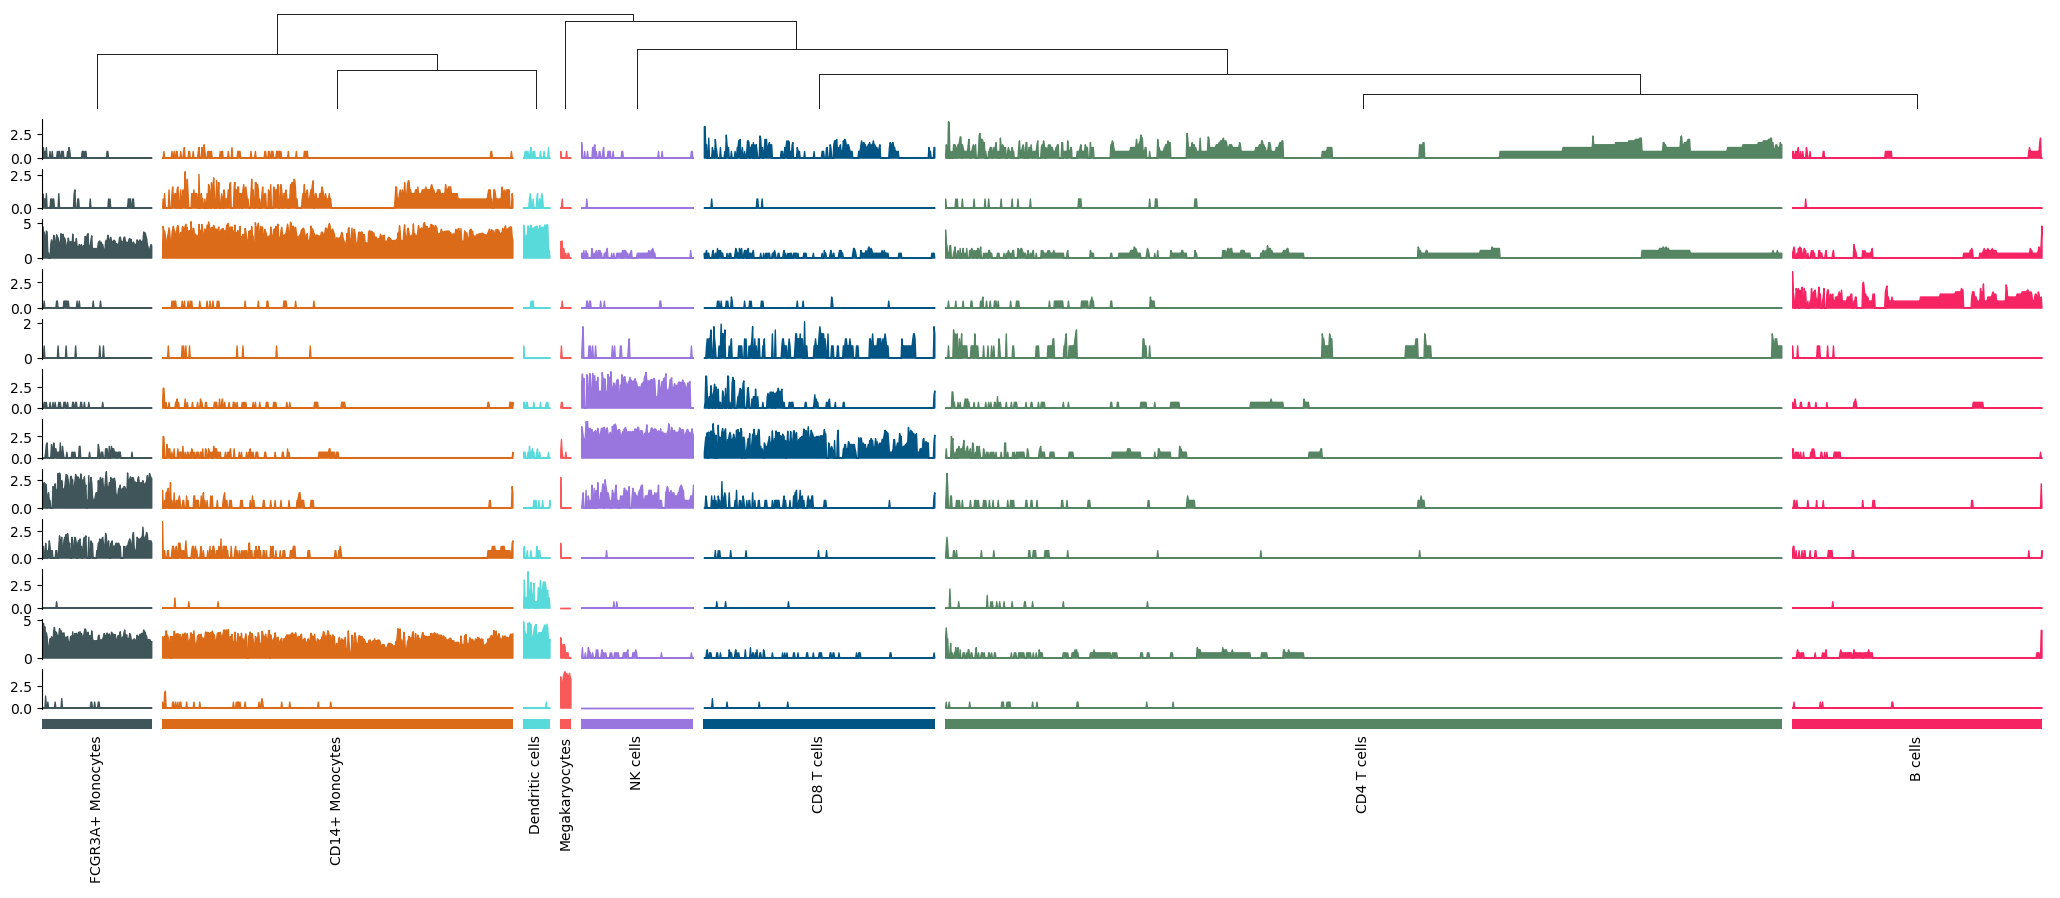

Source code (Python):
import numpy as np
import scanpy as sc
import matplotlib.pyplot as plt

pbmc = sc.datasets.pbmc3k_processed().raw.to_adata()
'''
print(pbmc)

AnnData object with n_obs × n_vars = 2638 × 13714
    obs: 'n_genes', 'percent_mito', 'n_counts', 'louvain'
    var: 'n_cells'
    uns: 'draw_graph', 'louvain', 'louvain_colors', 'neighbors', 'pca', 'rank_genes_groups'
    obsm: 'X_pca', 'X_tsne', 'X_umap', 'X_draw_graph_fr'
    obsp: 'distances', 'connectivities'

'''


# Define the cells and markers that we want to draw

cell_markers = {
    "CD4 T cells": ["IL7R"],
    "CD14+ Monocytes": ["CD14", "LYZ"],
    "B cells": ["MS4A1"],
    "CD8 T cells": ["CD8A"],
    "NK cells": ["GNLY", "NKG7"],
    "FCGR3A+ Monocytes": ["FCGR3A", "MS4A7"],
    "Dendritic cells": ["FCER1A", "CST3"],
    "Megakaryocytes": ["PPBP"],
}

cells, markers = [], []
for c, ms in cell_markers.items():
    cells += [c] * len(ms)
    markers += ms

uni_cells = list(cell_markers.keys())
cell_colors = [
    "#568564",
    "#DC6B19",
    "#F72464",
    "#005585",
    "#9876DE",
    "#405559",
    "#58DADA",
    "#F85959",
]
cmapper = dict(zip(uni_cells, cell_colors))

# Draw
import marsilea as ma
import marsilea.plotter as mp

exp = pbmc[:, markers].X.toarray()
'''
marsilea.base.ZeroHeightCluster
A utility class to initialize a canvas with zero height and cluster data

Parameters:
cluster_data
    ndarray
    The cluster data

width
    float
    The width of the main canvas in inches

name
    str
    The name of the main canvas

margin
    float, 4-tuple
    The margin of the main canvas in inches
'''
#print(exp.T)
'''
[[1.3862944 1.0986123 0.6931472 ... 0.        0.        0.       ]
 [0.        0.        0.        ... 0.        0.        0.       ]
 [0.6931472 1.3862944 1.0986123 ... 0.        0.        0.6931472]
 ...
 [0.        0.        0.        ... 0.        0.        0.       ]
 [0.        0.6931472 0.6931472 ... 0.        0.        0.6931472]
 [0.        0.        0.        ... 0.        0.        0.       ]]
'''
# 堆叠图
tp = ma.ZeroHeightCluster(exp.T, width=20)
tp_anno = ma.ZeroHeight(width=1)
# 分组
tp.group_cols(pbmc.obs["louvain"], order=uni_cells, spacing=0.005)
# 顶部聚类
tp.add_dendrogram("top", add_base=False, size=1)

# 遍历每一个markers 绘制对应的折线图
for row, gene_name in zip(exp.T, markers):
    '''
    Area is a plotter for drawing area plot.
    区域折线图
    '''
    area = mp.Area(
        row,
        add_outline=False,
        alpha=1,
        group_kws={"color": cell_colors},
    )
    tp.add_bottom(area, size=0.4, pad=0.1)
# 底部添加颜色条带 # cmapper  颜色对应，自定义
tp.add_bottom(mp.Colors(pbmc.obs["louvain"], palette=cmapper), size=0.1, pad=0.1)
# 添加文字 ,fill_colors 参数被 mp.Colors 执行了，用于添加分组条带
tp.add_bottom(mp.Chunk(uni_cells, rotation=90))
# 一般这样 
# cell_colors 是颜色list 不能指定颜色
# m.add_top(mp.Chunk(uni_cells, fill_colors=cell_colors, rotation=90)) #字体大小fontsize :'small', 'medium', 'large',float

(tp + 0.1 + tp_anno).render()
plt.savefig("scanpy_tracksplot.png", bbox_inches="tight")

# plot_obj = tp + 0.1 + tp_anno
# plot_obj.render()
# plot_obj.save("scanpy_tracksplot.png")